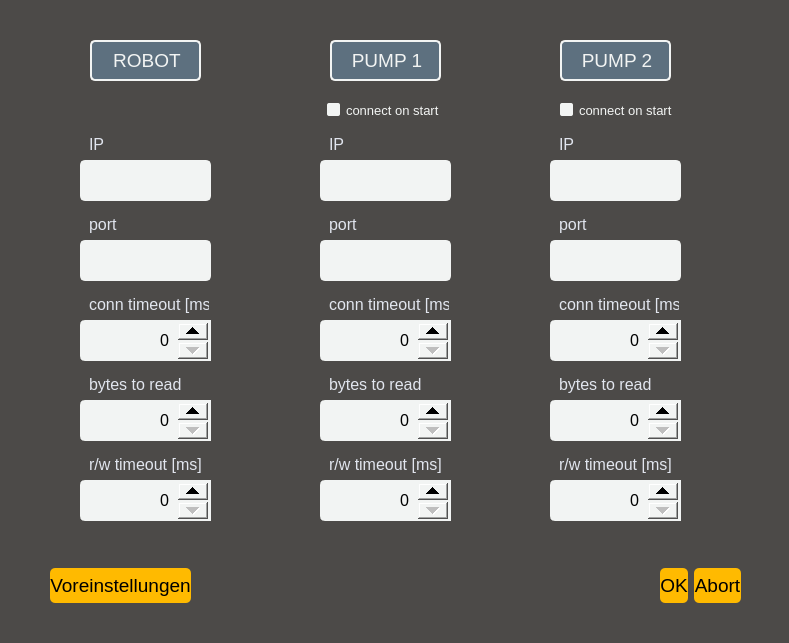
<?xml version="1.0" encoding="UTF-8"?>
<ui version="4.0">
 <class>Dialog</class>
 <widget class="QDialog" name="Dialog">
  <property name="geometry">
   <rect>
    <x>0</x>
    <y>0</y>
    <width>789</width>
    <height>643</height>
   </rect>
  </property>
  <property name="windowTitle">
   <string>Dialog</string>
  </property>
  <property name="styleSheet">
   <string notr="true">/* leave here to be overwritten by anything more specific */
QObject {
	background: #4c4a48;
}

QWidget {
	font-family: &quot;Bahnschrift&quot;;
}



/* alphabetical from here */

QCheckBox::indicator {
	top: -1 px;
    width: 13px;
    height: 13px;
    background-color: #f2f4f3;
    border-radius: 2px;
}

QCheckBox::indicator:checked {
    background-color: #ffba00;
    image: url(:/images/right.png);
}




QComboBox {
    border-radius: 5px;
    padding-left: 10px;
    min-width: 6em;
	background: #F2F4F3;
	font-family: &quot;Bahnschrift&quot;;
}

QComboBox:on { /* shift the text when the popup opens */
	border: 2px sold #F2F4F3;
}

QComboBox::drop-down {
	width: 25px;
	background-color: #FFBA00;
}

QComboBox::down-arrow {
	border-image: url(:/images/down.png);
}

QComboBox::drop-down::hover {
	background-color: #FFC300;
}

QComboBox::drop-down::pressed {
	background-color: #88AB75;
}

QComboBox QAbstractItemView {
    selection-background-color: #FFBA00;
}




QListView {
    padding: 2px;
	background: #F2F4F3;
	border-radius: 5px;
}




QLabel, QLineEdit {
	border: 2px solid #F2F4F3;
	border-radius: 5px;
	font-size: 14pt;
	padding: 2px;
	padding-left: 5px;
	background-color: #F2F4F3;
}




QTextEdit, QListWidget {
	border: 0px;
	border-radius: 5px;
	font-size: 12pt;
	padding: 2px;
	padding-left: 5px;
	background-color: #F2F4F3;
}



QPushButton {
	background-color: #FFBA00;
	border-radius: 5px;
	font-size: 14pt;
}

QPushButton:hover {
	background-color: #FFC300;
}

QPushButton:pressed {
	background-color: #88AB75;
}



QSlider {
	background: #5d707f;
}

QSlider::handle:horizontal, QSlider::handle:vertical {
	background-color: #FFBA00;
}




QSpinBox, QDoubleSpinBox {
	border: 2px solid #F2F4F3;
	border-radius: 5px;
    border-width: 3px;
	border-top-right-radius: 0;
	border-bottom-right-radius: 0;
	font-size: 12pt;
	padding: 2px;
	padding-left: 5px;
	padding-right: 5px;
	background-color: #F2F4F3;
}

QSpinBox::up-button, QDoubleSpinBox::up-button { 
	subcontrol-origin: padding;
	subcontrol-position: top right; /* position at the top right corner */
	width: 30 px;
}

QSpinBox::down-button, QDoubleSpinBox::down-button { 
	subcontrol-origin: padding;
	subcontrol-position: bottom right; /* position at the top right corner */
	width: 30 px;
	top: 1px;
}

QSpinBox::up-arrow, QDoubleSpinBox::up-arrow {
	image: url(:/images/up.png);
}

QSpinBox::down-arrow, QDoubleSpinBox::down-arrow {
	image: url(:/images/down.png);;
}




QScrollBar:vertical {  
	border: None;
    background:#f2f4f3;
    width: 10px;
}

QScrollBar::handle:vertical {
	background:#ffba00;
	border-radius: 4px;
    min-height: 20px;
}

QScrollBar:horizontal {  
    background:#f2f4f3;
    height: 15px;
}

QScrollBar::handle:horizontal {
	background:#ffba00;
	border-radius: 4px;
    min-width: 20px;
}



QTextEdit {
	border: 2px solid #909cc2
}

QTextEdit:selected {
	border-color: #aab9e6
}</string>
  </property>
  <widget class="QDialogButtonBox" name="buttonBox">
   <property name="geometry">
    <rect>
     <x>170</x>
     <y>560</y>
     <width>571</width>
     <height>51</height>
    </rect>
   </property>
   <property name="styleSheet">
    <string notr="true">QPushButton {
	background-color: #FFBA00;
	color: #000000;
	border-radius: 5px;
	font-size: 14pt;
	width: 5em;
	height: 35px;
}

QPushButton:hover {
	background-color: #FFC300;
}

QPushButton:pressed {
	background-color: #88AB75;
}</string>
   </property>
   <property name="orientation">
    <enum>Qt::Horizontal</enum>
   </property>
   <property name="standardButtons">
    <set>QDialogButtonBox::Abort|QDialogButtonBox::Ok</set>
   </property>
   <property name="centerButtons">
    <bool>false</bool>
   </property>
  </widget>
  <widget class="QLabel" name="TCP_ROB_lbl_tio_conn">
   <property name="geometry">
    <rect>
     <x>80</x>
     <y>290</y>
     <width>131</width>
     <height>30</height>
    </rect>
   </property>
   <property name="styleSheet">
    <string notr="true">border: 0px;
font-size: 12pt;
background-color: #4c4a48;
color: #E1E5EE;</string>
   </property>
   <property name="text">
    <string>conn timeout [ms]</string>
   </property>
   <property name="alignment">
    <set>Qt::AlignBottom|Qt::AlignLeading|Qt::AlignLeft</set>
   </property>
  </widget>
  <widget class="QLabel" name="TCP_ROB_lbl_bytesToRead">
   <property name="geometry">
    <rect>
     <x>80</x>
     <y>370</y>
     <width>131</width>
     <height>30</height>
    </rect>
   </property>
   <property name="styleSheet">
    <string notr="true">border: 0px;
font-size: 12pt;
background-color: #4c4a48;
color: #E1E5EE;</string>
   </property>
   <property name="text">
    <string>bytes to read</string>
   </property>
   <property name="alignment">
    <set>Qt::AlignBottom|Qt::AlignLeading|Qt::AlignLeft</set>
   </property>
  </widget>
  <widget class="QLabel" name="TCP_ROB_lbl_port">
   <property name="geometry">
    <rect>
     <x>80</x>
     <y>210</y>
     <width>131</width>
     <height>30</height>
    </rect>
   </property>
   <property name="styleSheet">
    <string notr="true">border: 0px;
font-size: 12pt;
background-color: #4c4a48;
color: #E1E5EE;</string>
   </property>
   <property name="text">
    <string>port</string>
   </property>
   <property name="alignment">
    <set>Qt::AlignBottom|Qt::AlignLeading|Qt::AlignLeft</set>
   </property>
  </widget>
  <widget class="QLabel" name="TCP_ROB_lbl_tio_rw">
   <property name="geometry">
    <rect>
     <x>80</x>
     <y>450</y>
     <width>131</width>
     <height>30</height>
    </rect>
   </property>
   <property name="styleSheet">
    <string notr="true">border: 0px;
font-size: 12pt;
background-color: #4c4a48;
color: #E1E5EE;</string>
   </property>
   <property name="text">
    <string>r/w timeout [ms]</string>
   </property>
   <property name="alignment">
    <set>Qt::AlignBottom|Qt::AlignLeading|Qt::AlignLeft</set>
   </property>
  </widget>
  <widget class="QLabel" name="TCP_ROB_lbl_ip">
   <property name="geometry">
    <rect>
     <x>80</x>
     <y>130</y>
     <width>131</width>
     <height>30</height>
    </rect>
   </property>
   <property name="styleSheet">
    <string notr="true">border: 0px;
font-size: 12pt;
background-color: #4c4a48;
color: #E1E5EE;</string>
   </property>
   <property name="text">
    <string>IP</string>
   </property>
   <property name="alignment">
    <set>Qt::AlignBottom|Qt::AlignLeading|Qt::AlignLeft</set>
   </property>
  </widget>
  <widget class="QLabel" name="TCP_ROB_lbl_0">
   <property name="geometry">
    <rect>
     <x>90</x>
     <y>40</y>
     <width>111</width>
     <height>41</height>
    </rect>
   </property>
   <property name="styleSheet">
    <string notr="true">background: #5d707f;
color: #f2f4f3;</string>
   </property>
   <property name="text">
    <string>ROBOT</string>
   </property>
   <property name="alignment">
    <set>Qt::AlignCenter</set>
   </property>
  </widget>
  <widget class="QLabel" name="TCP_PUMP1_lbl_0">
   <property name="geometry">
    <rect>
     <x>330</x>
     <y>40</y>
     <width>111</width>
     <height>41</height>
    </rect>
   </property>
   <property name="styleSheet">
    <string notr="true">background: #5d707f;
color: #f2f4f3;</string>
   </property>
   <property name="text">
    <string>PUMP 1</string>
   </property>
   <property name="alignment">
    <set>Qt::AlignCenter</set>
   </property>
  </widget>
  <widget class="QLabel" name="TCP_PUMP2_lbl_0">
   <property name="geometry">
    <rect>
     <x>560</x>
     <y>40</y>
     <width>111</width>
     <height>41</height>
    </rect>
   </property>
   <property name="styleSheet">
    <string notr="true">background: #5d707f;
color: #f2f4f3;</string>
   </property>
   <property name="text">
    <string>PUMP 2</string>
   </property>
   <property name="alignment">
    <set>Qt::AlignCenter</set>
   </property>
  </widget>
  <widget class="QLabel" name="TCP_PUMP1_lbl_ip">
   <property name="geometry">
    <rect>
     <x>320</x>
     <y>130</y>
     <width>131</width>
     <height>30</height>
    </rect>
   </property>
   <property name="styleSheet">
    <string notr="true">border: 0px;
font-size: 12pt;
background-color: #4c4a48;
color: #E1E5EE;</string>
   </property>
   <property name="text">
    <string>IP</string>
   </property>
   <property name="alignment">
    <set>Qt::AlignBottom|Qt::AlignLeading|Qt::AlignLeft</set>
   </property>
  </widget>
  <widget class="QLabel" name="TCP_PUMP1_lbl_tio_conn">
   <property name="geometry">
    <rect>
     <x>320</x>
     <y>290</y>
     <width>131</width>
     <height>30</height>
    </rect>
   </property>
   <property name="styleSheet">
    <string notr="true">border: 0px;
font-size: 12pt;
background-color: #4c4a48;
color: #E1E5EE;</string>
   </property>
   <property name="text">
    <string>conn timeout [ms]</string>
   </property>
   <property name="alignment">
    <set>Qt::AlignBottom|Qt::AlignLeading|Qt::AlignLeft</set>
   </property>
  </widget>
  <widget class="QLabel" name="TCP_PUMP1_lbl_bytesToRead">
   <property name="geometry">
    <rect>
     <x>320</x>
     <y>370</y>
     <width>131</width>
     <height>30</height>
    </rect>
   </property>
   <property name="styleSheet">
    <string notr="true">border: 0px;
font-size: 12pt;
background-color: #4c4a48;
color: #E1E5EE;</string>
   </property>
   <property name="text">
    <string>bytes to read</string>
   </property>
   <property name="alignment">
    <set>Qt::AlignBottom|Qt::AlignLeading|Qt::AlignLeft</set>
   </property>
  </widget>
  <widget class="QLabel" name="TCP_PUMP1_lbl_port">
   <property name="geometry">
    <rect>
     <x>320</x>
     <y>210</y>
     <width>131</width>
     <height>30</height>
    </rect>
   </property>
   <property name="styleSheet">
    <string notr="true">border: 0px;
font-size: 12pt;
background-color: #4c4a48;
color: #E1E5EE;</string>
   </property>
   <property name="text">
    <string>port</string>
   </property>
   <property name="alignment">
    <set>Qt::AlignBottom|Qt::AlignLeading|Qt::AlignLeft</set>
   </property>
  </widget>
  <widget class="QLabel" name="TCP_PUMP1_lbl_tio_rw">
   <property name="geometry">
    <rect>
     <x>320</x>
     <y>450</y>
     <width>131</width>
     <height>30</height>
    </rect>
   </property>
   <property name="styleSheet">
    <string notr="true">border: 0px;
font-size: 12pt;
background-color: #4c4a48;
color: #E1E5EE;</string>
   </property>
   <property name="text">
    <string>r/w timeout [ms]</string>
   </property>
   <property name="alignment">
    <set>Qt::AlignBottom|Qt::AlignLeading|Qt::AlignLeft</set>
   </property>
  </widget>
  <widget class="QLabel" name="TCP_PUMP2_lbl_tio_rw">
   <property name="geometry">
    <rect>
     <x>550</x>
     <y>450</y>
     <width>131</width>
     <height>30</height>
    </rect>
   </property>
   <property name="styleSheet">
    <string notr="true">border: 0px;
font-size: 12pt;
background-color: #4c4a48;
color: #E1E5EE;</string>
   </property>
   <property name="text">
    <string>r/w timeout [ms]</string>
   </property>
   <property name="alignment">
    <set>Qt::AlignBottom|Qt::AlignLeading|Qt::AlignLeft</set>
   </property>
  </widget>
  <widget class="QLabel" name="TCP_PUMP2_lbl_port">
   <property name="geometry">
    <rect>
     <x>550</x>
     <y>210</y>
     <width>131</width>
     <height>30</height>
    </rect>
   </property>
   <property name="styleSheet">
    <string notr="true">border: 0px;
font-size: 12pt;
background-color: #4c4a48;
color: #E1E5EE;</string>
   </property>
   <property name="text">
    <string>port</string>
   </property>
   <property name="alignment">
    <set>Qt::AlignBottom|Qt::AlignLeading|Qt::AlignLeft</set>
   </property>
  </widget>
  <widget class="QLabel" name="TCP_PUMP2_lbl_bytesToRead">
   <property name="geometry">
    <rect>
     <x>550</x>
     <y>370</y>
     <width>131</width>
     <height>30</height>
    </rect>
   </property>
   <property name="styleSheet">
    <string notr="true">border: 0px;
font-size: 12pt;
background-color: #4c4a48;
color: #E1E5EE;</string>
   </property>
   <property name="text">
    <string>bytes to read</string>
   </property>
   <property name="alignment">
    <set>Qt::AlignBottom|Qt::AlignLeading|Qt::AlignLeft</set>
   </property>
  </widget>
  <widget class="QLabel" name="TCP_PUMP2_lbl_ip">
   <property name="geometry">
    <rect>
     <x>550</x>
     <y>130</y>
     <width>131</width>
     <height>30</height>
    </rect>
   </property>
   <property name="styleSheet">
    <string notr="true">border: 0px;
font-size: 12pt;
background-color: #4c4a48;
color: #E1E5EE;</string>
   </property>
   <property name="text">
    <string>IP</string>
   </property>
   <property name="alignment">
    <set>Qt::AlignBottom|Qt::AlignLeading|Qt::AlignLeft</set>
   </property>
  </widget>
  <widget class="QLabel" name="TCP_PUMP2_lbl_tio_conn">
   <property name="geometry">
    <rect>
     <x>550</x>
     <y>290</y>
     <width>131</width>
     <height>30</height>
    </rect>
   </property>
   <property name="styleSheet">
    <string notr="true">border: 0px;
font-size: 12pt;
background-color: #4c4a48;
color: #E1E5EE;</string>
   </property>
   <property name="text">
    <string>conn timeout [ms]</string>
   </property>
   <property name="alignment">
    <set>Qt::AlignBottom|Qt::AlignLeading|Qt::AlignLeft</set>
   </property>
  </widget>
  <widget class="QLineEdit" name="TCP_ROB_entry_ip">
   <property name="geometry">
    <rect>
     <x>80</x>
     <y>160</y>
     <width>131</width>
     <height>41</height>
    </rect>
   </property>
  </widget>
  <widget class="QLineEdit" name="TCP_ROB_entry_port">
   <property name="geometry">
    <rect>
     <x>80</x>
     <y>240</y>
     <width>131</width>
     <height>41</height>
    </rect>
   </property>
  </widget>
  <widget class="QLineEdit" name="TCP_PUMP1_entry_port">
   <property name="geometry">
    <rect>
     <x>320</x>
     <y>240</y>
     <width>131</width>
     <height>41</height>
    </rect>
   </property>
  </widget>
  <widget class="QLineEdit" name="TCP_PUMP1_entry_ip">
   <property name="geometry">
    <rect>
     <x>320</x>
     <y>160</y>
     <width>131</width>
     <height>41</height>
    </rect>
   </property>
  </widget>
  <widget class="QLineEdit" name="TCP_PUMP2_entry_port">
   <property name="geometry">
    <rect>
     <x>550</x>
     <y>240</y>
     <width>131</width>
     <height>41</height>
    </rect>
   </property>
  </widget>
  <widget class="QLineEdit" name="TCP_PUMP2_entry_ip">
   <property name="geometry">
    <rect>
     <x>550</x>
     <y>160</y>
     <width>131</width>
     <height>41</height>
    </rect>
   </property>
  </widget>
  <widget class="QSpinBox" name="TCP_ROB_num_tio_rw">
   <property name="geometry">
    <rect>
     <x>80</x>
     <y>480</y>
     <width>131</width>
     <height>41</height>
    </rect>
   </property>
   <property name="alignment">
    <set>Qt::AlignRight|Qt::AlignTrailing|Qt::AlignVCenter</set>
   </property>
   <property name="maximum">
    <number>99999</number>
   </property>
  </widget>
  <widget class="QSpinBox" name="TCP_ROB_num_bytesToRead">
   <property name="geometry">
    <rect>
     <x>80</x>
     <y>400</y>
     <width>131</width>
     <height>41</height>
    </rect>
   </property>
   <property name="alignment">
    <set>Qt::AlignRight|Qt::AlignTrailing|Qt::AlignVCenter</set>
   </property>
   <property name="maximum">
    <number>99999</number>
   </property>
  </widget>
  <widget class="QSpinBox" name="TCP_ROB_num_tio_conn">
   <property name="geometry">
    <rect>
     <x>80</x>
     <y>320</y>
     <width>131</width>
     <height>41</height>
    </rect>
   </property>
   <property name="alignment">
    <set>Qt::AlignRight|Qt::AlignTrailing|Qt::AlignVCenter</set>
   </property>
   <property name="maximum">
    <number>99999</number>
   </property>
  </widget>
  <widget class="QSpinBox" name="TCP_PUMP1_num_tio_rw">
   <property name="geometry">
    <rect>
     <x>320</x>
     <y>480</y>
     <width>131</width>
     <height>41</height>
    </rect>
   </property>
   <property name="alignment">
    <set>Qt::AlignRight|Qt::AlignTrailing|Qt::AlignVCenter</set>
   </property>
   <property name="maximum">
    <number>99999</number>
   </property>
  </widget>
  <widget class="QSpinBox" name="TCP_PUMP1_num_bytesToRead">
   <property name="geometry">
    <rect>
     <x>320</x>
     <y>400</y>
     <width>131</width>
     <height>41</height>
    </rect>
   </property>
   <property name="alignment">
    <set>Qt::AlignRight|Qt::AlignTrailing|Qt::AlignVCenter</set>
   </property>
   <property name="maximum">
    <number>99999</number>
   </property>
  </widget>
  <widget class="QSpinBox" name="TCP_PUMP1_num_tio_conn">
   <property name="geometry">
    <rect>
     <x>320</x>
     <y>320</y>
     <width>131</width>
     <height>41</height>
    </rect>
   </property>
   <property name="alignment">
    <set>Qt::AlignRight|Qt::AlignTrailing|Qt::AlignVCenter</set>
   </property>
   <property name="maximum">
    <number>99999</number>
   </property>
  </widget>
  <widget class="QSpinBox" name="TCP_PUMP2_num_tio_rw">
   <property name="geometry">
    <rect>
     <x>550</x>
     <y>480</y>
     <width>131</width>
     <height>41</height>
    </rect>
   </property>
   <property name="alignment">
    <set>Qt::AlignRight|Qt::AlignTrailing|Qt::AlignVCenter</set>
   </property>
   <property name="maximum">
    <number>99999</number>
   </property>
  </widget>
  <widget class="QSpinBox" name="TCP_PUMP2_num_tio_conn">
   <property name="geometry">
    <rect>
     <x>550</x>
     <y>320</y>
     <width>131</width>
     <height>41</height>
    </rect>
   </property>
   <property name="alignment">
    <set>Qt::AlignRight|Qt::AlignTrailing|Qt::AlignVCenter</set>
   </property>
   <property name="maximum">
    <number>99999</number>
   </property>
  </widget>
  <widget class="QSpinBox" name="TCP_PUMP2_num_bytesToRead">
   <property name="geometry">
    <rect>
     <x>550</x>
     <y>400</y>
     <width>131</width>
     <height>41</height>
    </rect>
   </property>
   <property name="alignment">
    <set>Qt::AlignRight|Qt::AlignTrailing|Qt::AlignVCenter</set>
   </property>
   <property name="maximum">
    <number>99999</number>
   </property>
  </widget>
  <widget class="QCheckBox" name="TCP_PUMP1_connDef">
   <property name="geometry">
    <rect>
     <x>327</x>
     <y>100</y>
     <width>131</width>
     <height>20</height>
    </rect>
   </property>
   <property name="styleSheet">
    <string notr="true">QCheckBox {
	color: #f2f4f3;
	font-size: 10pt;
}
</string>
   </property>
   <property name="text">
    <string>connect on start</string>
   </property>
  </widget>
  <widget class="QCheckBox" name="TCP_PUMP2_connDef">
   <property name="geometry">
    <rect>
     <x>560</x>
     <y>100</y>
     <width>131</width>
     <height>20</height>
    </rect>
   </property>
   <property name="styleSheet">
    <string notr="true">QCheckBox {
	color: #f2f4f3;
	font-size: 10pt;
}
</string>
   </property>
   <property name="text">
    <string>connect on start</string>
   </property>
  </widget>
  <widget class="QPushButton" name="TCP_btt_default">
   <property name="geometry">
    <rect>
     <x>50</x>
     <y>568</y>
     <width>141</width>
     <height>35</height>
    </rect>
   </property>
   <property name="text">
    <string>Voreinstellungen</string>
   </property>
  </widget>
 </widget>
 <resources>
  <include location="../resources.qrc"/>
 </resources>
 <connections>
  <connection>
   <sender>buttonBox</sender>
   <signal>accepted()</signal>
   <receiver>Dialog</receiver>
   <slot>accept()</slot>
   <hints>
    <hint type="sourcelabel">
     <x>248</x>
     <y>254</y>
    </hint>
    <hint type="destinationlabel">
     <x>157</x>
     <y>274</y>
    </hint>
   </hints>
  </connection>
  <connection>
   <sender>buttonBox</sender>
   <signal>rejected()</signal>
   <receiver>Dialog</receiver>
   <slot>reject()</slot>
   <hints>
    <hint type="sourcelabel">
     <x>316</x>
     <y>260</y>
    </hint>
    <hint type="destinationlabel">
     <x>286</x>
     <y>274</y>
    </hint>
   </hints>
  </connection>
 </connections>
</ui>
